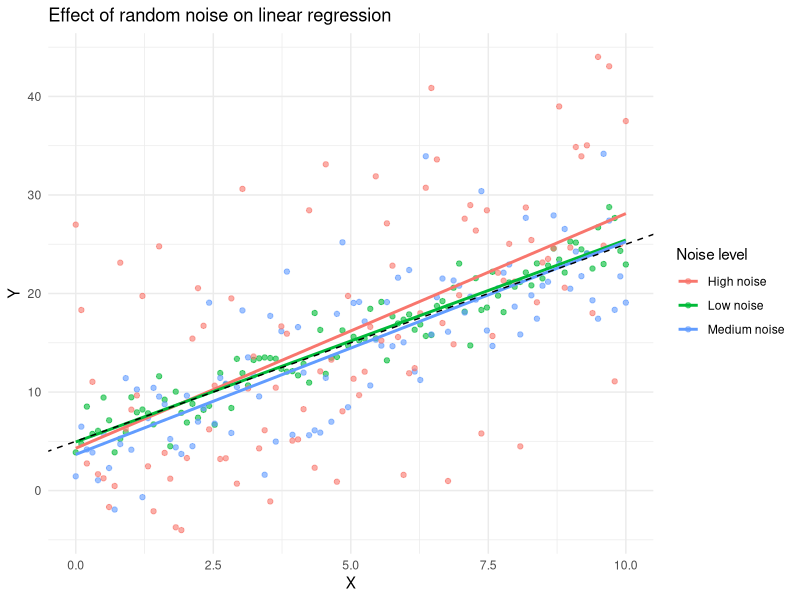

Here is the R script that generated this plot:
## ---- chunk 1

# Generate the x values
set.seed(123)

n <- 100
x <- seq(0, 10, length.out = n)

# Define the theoretical linear relationship
y_theoretical <- 2 * x + 5

# Generate three datasets with different noise levels
data_low <- data.frame(
  x = x,
  y = y_theoretical + rnorm(n, mean = 0, sd = 2),
  Noise = "Low noise"
)

data_medium <- data.frame(
  x = x,
  y = y_theoretical + rnorm(n, mean = 0, sd = 5),
  Noise = "Medium noise"
)

data_high <- data.frame(
  x = x,
  y = y_theoretical + rnorm(n, mean = 0, sd = 10),
  Noise = "High noise"
)

# Combine the three datasets
data_all <- rbind(data_low, data_medium, data_high)

# Display the first observations
head(data_all)

## ---- chunk 2

# Fit a linear regression model for each dataset

model_low <- lm(y ~ x, data = data_low)
model_medium <- lm(y ~ x, data = data_medium)
model_high <- lm(y ~ x, data = data_high)

# Display the results of each model

summary(model_low)
summary(model_medium)
summary(model_high)

## ---- chunk 3
# Compare the three regression models

results <- data.frame(
  Noise = c("Low", "Medium", "High"),
  Intercept = c(
    coef(model_low)[1],
    coef(model_medium)[1],
    coef(model_high)[1]
  ),
  Slope = c(
    coef(model_low)[2],
    coef(model_medium)[2],
    coef(model_high)[2]
  ),
  R_squared = c(
    summary(model_low)$r.squared,
    summary(model_medium)$r.squared,
    summary(model_high)$r.squared
  ),
  Residual_error = c(
    sigma(model_low),
    sigma(model_medium),
    sigma(model_high)
  )
)

results
## ---- chunk 4
# Plot the three datasets and their regression lines

library(ggplot2)

ggplot(data_all, aes(x = x, y = y, color = Noise)) +
  geom_point(alpha = 0.6) +
  geom_smooth(method = "lm", se = FALSE) +
  geom_abline(
    intercept = 5,
    slope = 2,
    color = "black",
    linetype = "dashed"
  ) +
  labs(
    title = "Effect of random noise on linear regression",
    x = "X",
    y = "Y",
    color = "Noise level"
  ) +
  theme_minimal()
